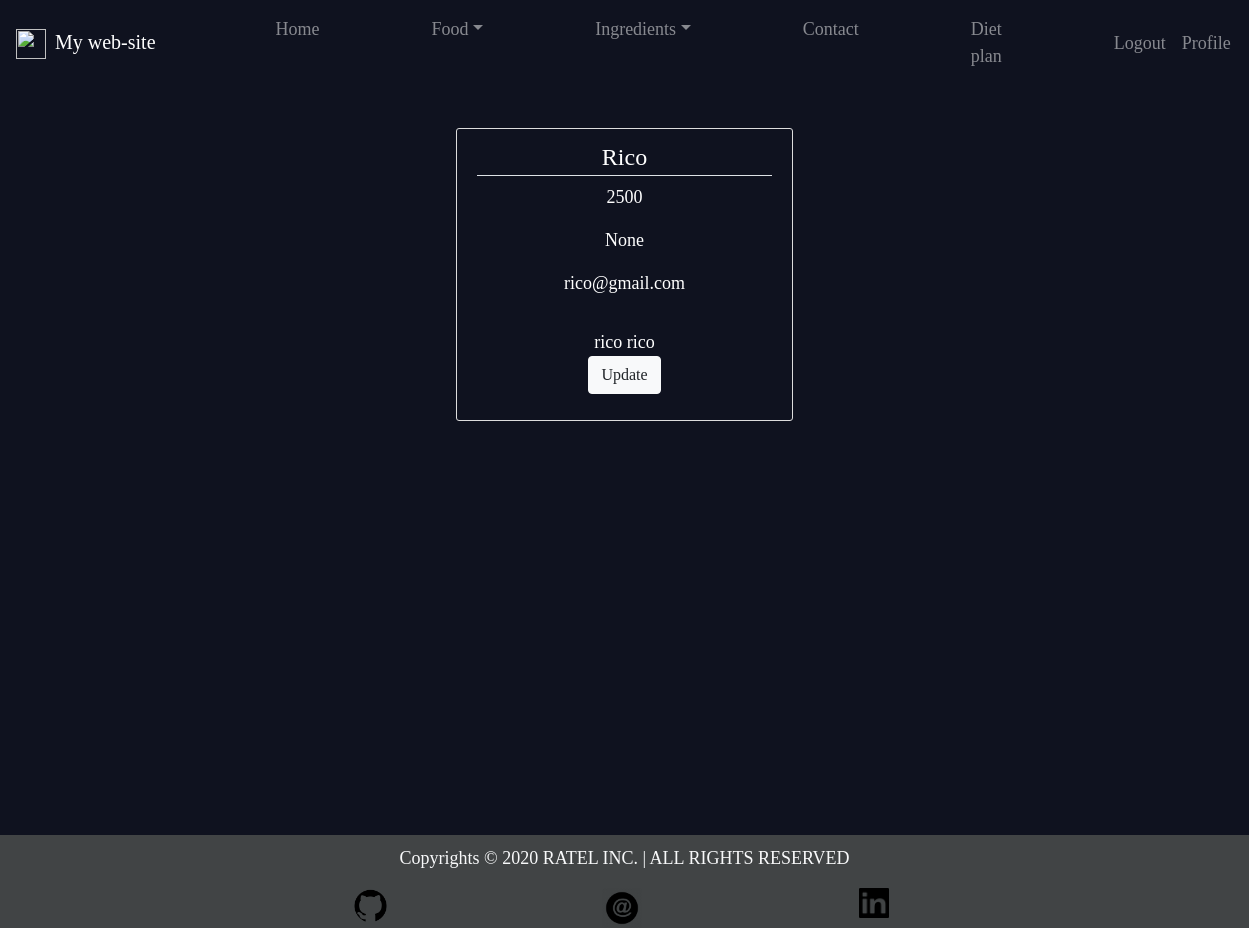
The page /profile/details/ (signed in) on the database its author committed.
### Account/models.py (models this page shows, shortened)
class Profile(AbstractBaseUser):
	email 					= models.EmailField(verbose_name="email", max_length=60, unique=True)
	username 				= models.CharField(verbose_name="username", max_length=30, unique=True)
	calories_plan			= models.IntegerField(default=2500, )
	diet_type               = models.CharField(max_length=2, default="5", choices=DIET_TYPE_CHOICES)
	is_admin				= models.BooleanField(default=False)
	is_active				= models.BooleanField(default=True)
	is_staff				= models.BooleanField(default=False)
	is_superuser			= models.BooleanField(default=False)
	date_joined				= models.DateTimeField(verbose_name='date joined', auto_now_add=True)
	last_login				= models.DateTimeField(verbose_name='last login', auto_now=True)
	USERNAME_FIELD = "username"
	REQUIRED_FIELDS = ["email"]
	objects = MyAccountManager()
	def __str__(self):
		return "".join([i.lower().capitalize() + " " for i in self.username.split()])[:-1]
	class Meta:
		ordering = ["id"]

### Account/views.py (the view)
# urls.py: path("details/", profile_view, name="profile_details"),
def profile_view(request):
	context = {}
	username = request.user.username
	context["profile"] = Profile.objects.get(username=username)
	return render(request, "Account/profile_view.html", context)

### Templates/Account/profile_view.html (shortened to what this page needs)
{% extends 'main.html' %}
{% load crispy_forms_tags %}
{% block content %}
	<div class="content-section col-md-4 container-fluid">
		<form method="POST" enctype="multipart/form-data">
			<fieldset class="form-group">
				<legend class=border-bottom mb-4>{{ profile }}</legend>
					<p> {{ profile.calories_plan }}	</p>
					<p> {{ profile.get_diet_type_display }}	</p>
					<p> {{ profile.email }} </p>
			</fieldset>
			{{ profile.username }}
			{{ request.user.username }}
			{% if profile.username == request.user.username %}
				<div class="form-group">
					<a type="button" class="btn btn-light" href="{% url 'profile:profile_update' %}" >Update</a>
				</div>
			{% endif %}
		</form>
	</div>
{% endblock %}

### files/style.css (style rules this page uses)
body { background-color: #0f121f; font-family: Ubuntu; color: #fff; font-size:large; text-align: center; }
.content-section { padding: 10px 20px; border: 1px solid #dddddd; border-radius: 3px; margin-bottom: 20px; }

### rows shown on the page
Profile: username "Rico", calories_plan "2500", diet_type "None", email "rico@gmail.com", username "rico", user.username "rico"
